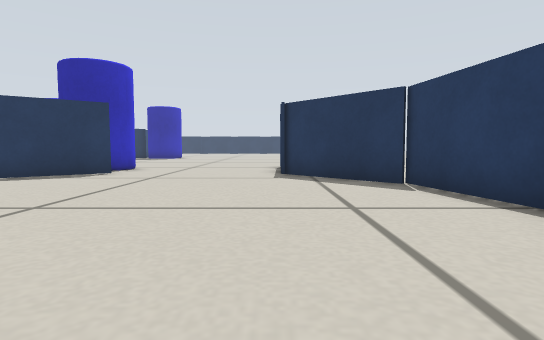
[1] (above)

24 first-person views from a walk through a robot-simulator world made for Gazebo. The camera is 0.19 m above the floor, tilts 4° down and sees 80° across. The floor is counted in squares, 0.25 m on a side. Each view is taken from the middle of a square. On the plan, view 1 faces up. The plan holds only what a view shows up to about 11 squares ahead; the rest is blank.

[2]
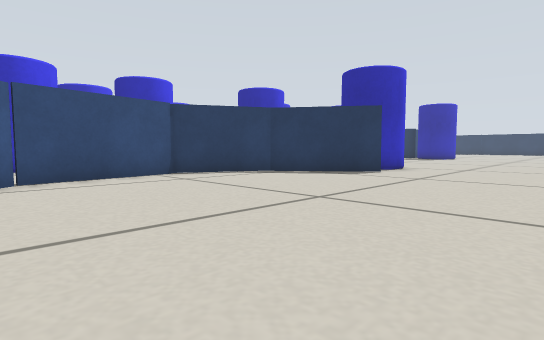

[3]
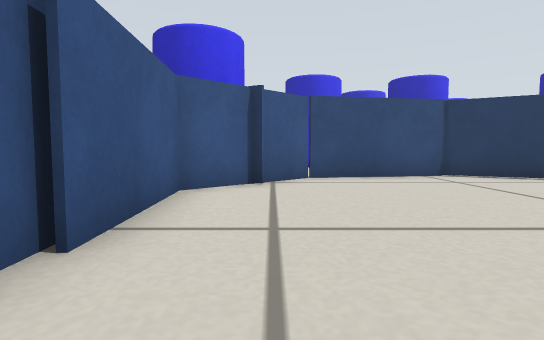

[4]
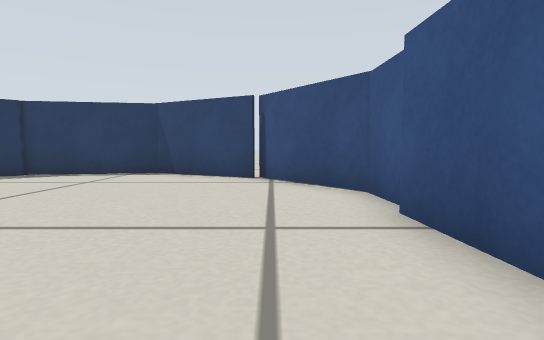

[5]
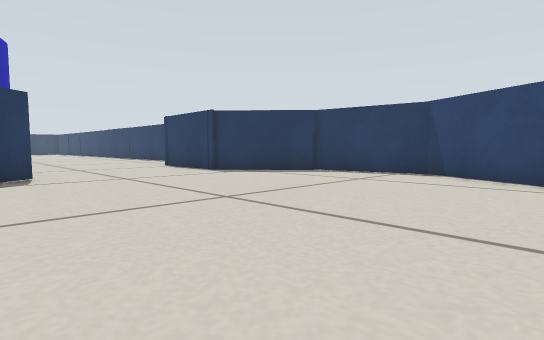

[6]
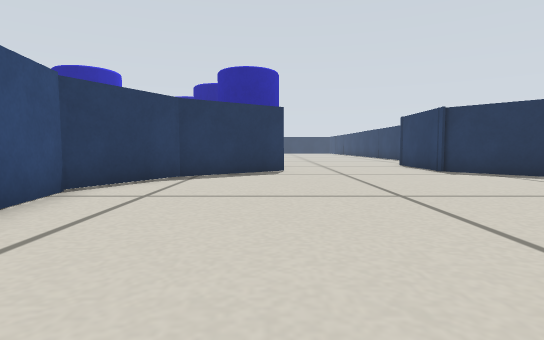

[7]
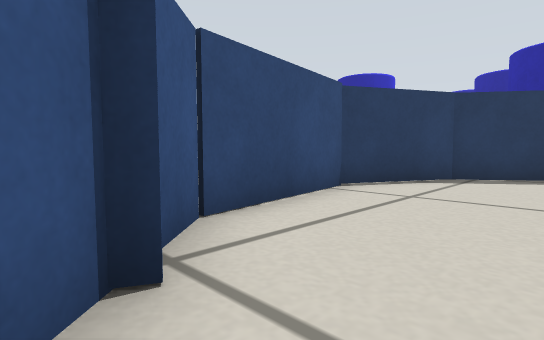

[8]
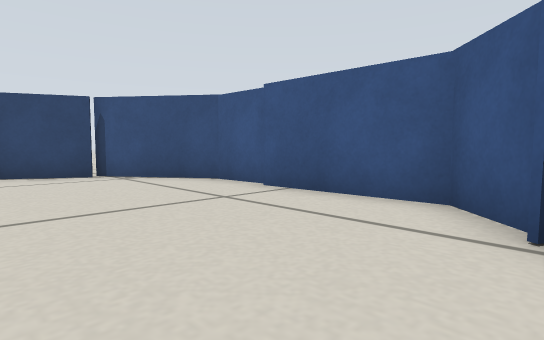

[9]
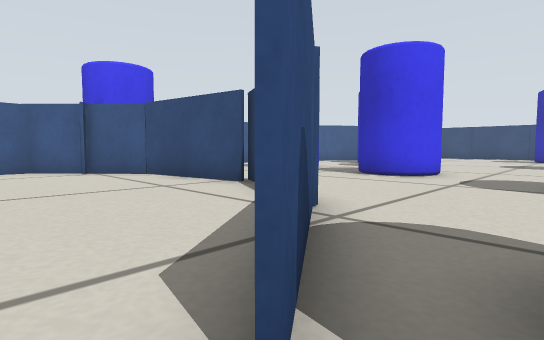

[10]
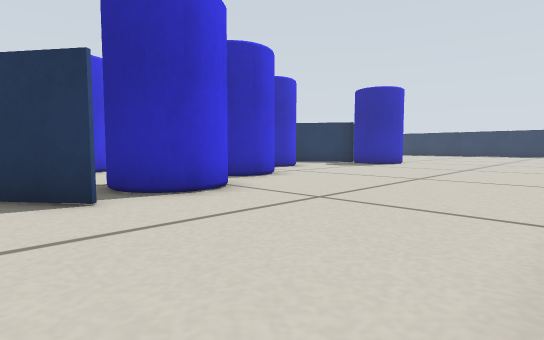

[11]
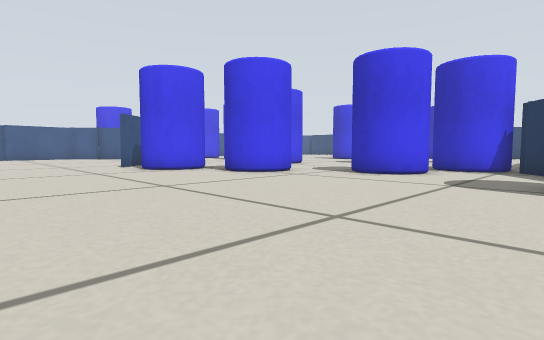

[12]
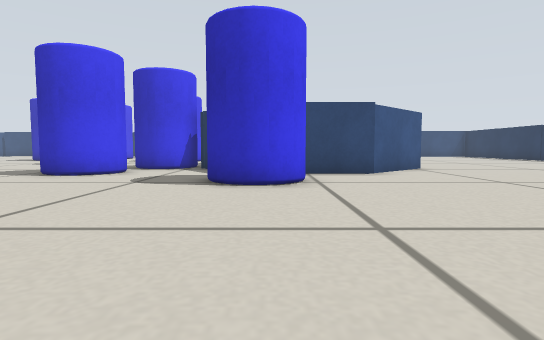

[13]
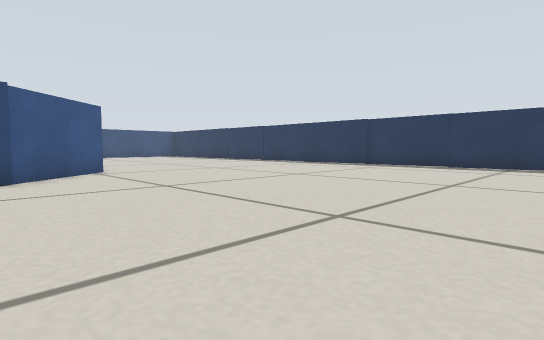

[14]
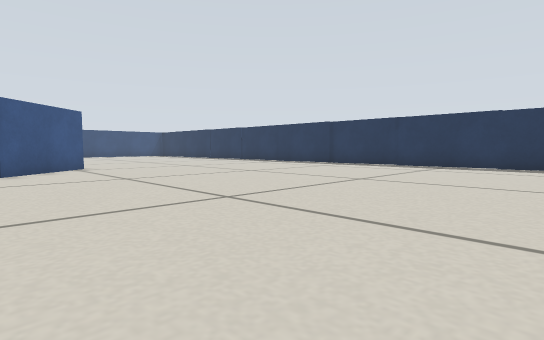

[15]
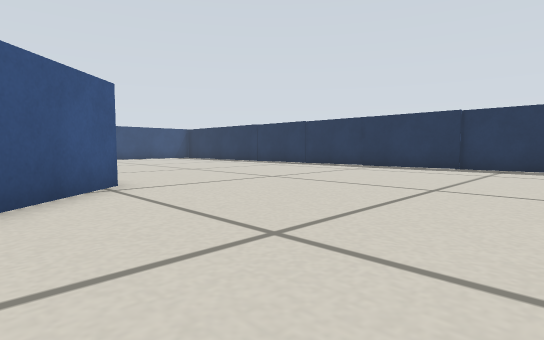

[16]
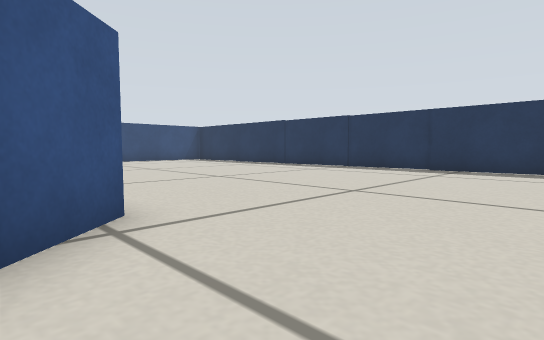

[17]
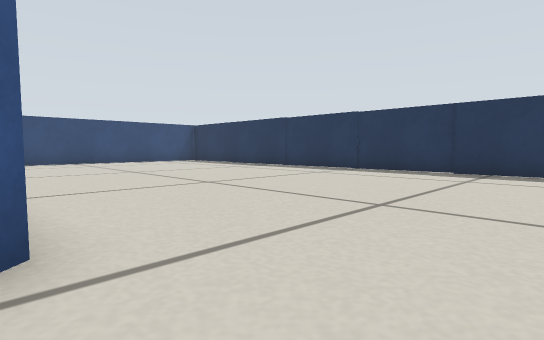

[18]
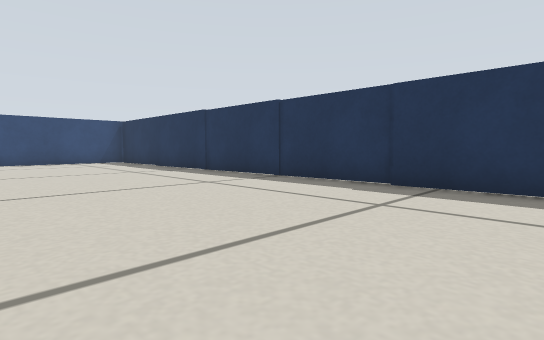

[19]
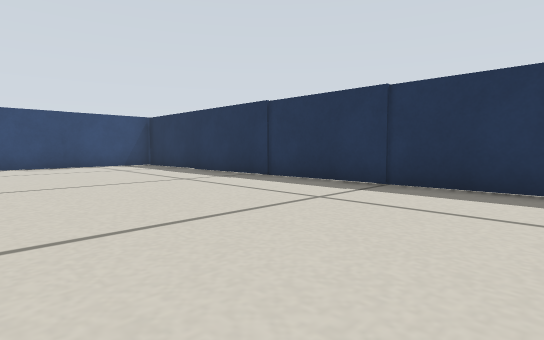

[20]
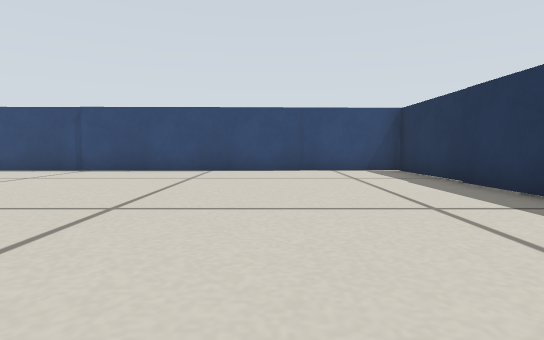

[21]
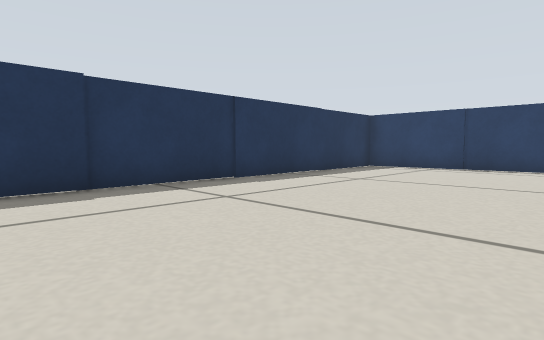

[22]
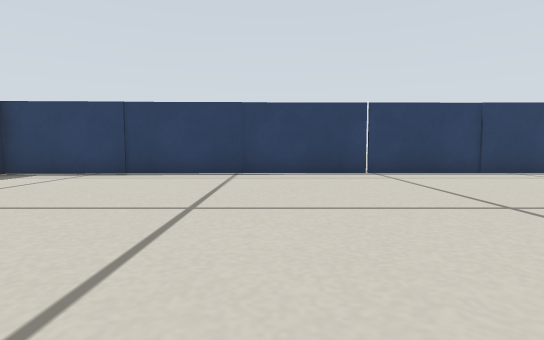

[23]
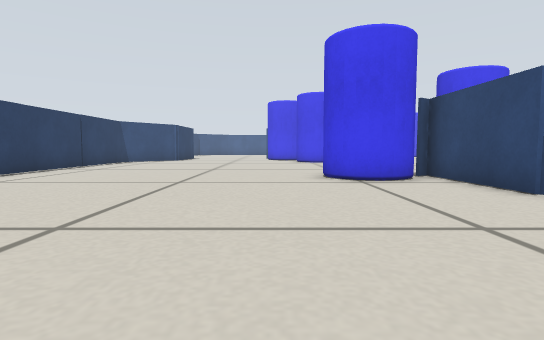

[24]
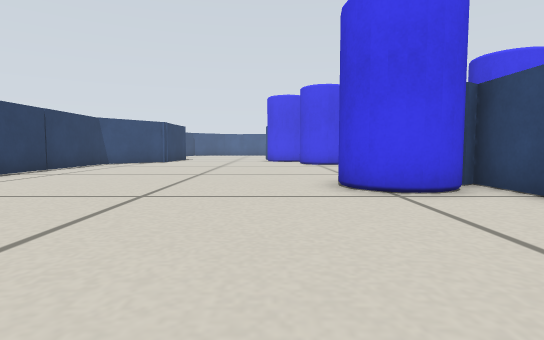

### Floor plan
Key: @ floor where view 1 was taken; # wall or solid block; . floor; O other object.
Columns run from 26 left of view 1 to 3 right of it. Each row starts with its distance up from view 1.
 39                             #
 38 #############################
 37 # ..........................#
 36 # ..........................#
 35 ##..........................#
 34 .#..........................#
 33  #..........................#
 32  #..........................#
 31  #..........................#
 30  #..........................#
 29  #.... .....................#
 28  #...         ##............#
 27  #..           ##...........#
 26  #.             ##..........#
 25  #               #..........#
 24                  #OO........#
 23                  #OOO.......#
 22                  # OO.......#
 21               ## ...........#
 20              OOO............#
 19                OO...........#
 18               OOOO..........#
 17                  O.........
 16                   ........
 15                  .OO......
 14                     O.....
 13                    O......
 12                     OO....
 11                O...O.O....
 10               OO...OOO....#
  9          ...........##....##
  8          ..........##......##
  7           ..OO....##........##
  6               O...#..........#
  5              OO. ##..........#
  4              ..  ##..........#
  3              O    #..........#
  2               O   #......... #
  1               O   #.........#
  0                   ##......@##
 -1                  OO##.....##
 -2                  O  #######

Where each view was taken, in squares from view 1:
view 1: 0 up, 0 right, facing up
view 2: 0 up, 0 right, facing up-left
view 3: 0 up, 0 right, facing left
view 4: 0 up, 6 left, facing right
view 5: 0 up, 6 left, facing up-right
view 6: 1 down, 5 left, facing up
view 7: 1 down, 5 left, facing up-left
view 8: 3 up, 7 left, facing down-right
view 9: 10 up, 4 left, facing down-left
view 10: 8 up, 0 right, facing up-left
view 11: 22 up, 0 right, facing down-left
view 12: 23 up, 0 right, facing left
view 13: 25 up, 1 left, facing up-left
view 14: 25 up, 1 right, facing up-left
view 15: 26 up, 5 left, facing up-left
view 16: 27 up, 8 left, facing up-left
view 17: 28 up, 9 left, facing up-left
view 18: 32 up, 9 left, facing up-left
view 19: 32 up, 12 left, facing up-left
view 20: 34 up, 15 left, facing left
view 21: 32 up, 10 left, facing up-right
view 22: 31 up, 7 left, facing right
view 23: 31 up, 5 left, facing down
view 24: 29 up, 5 left, facing down
